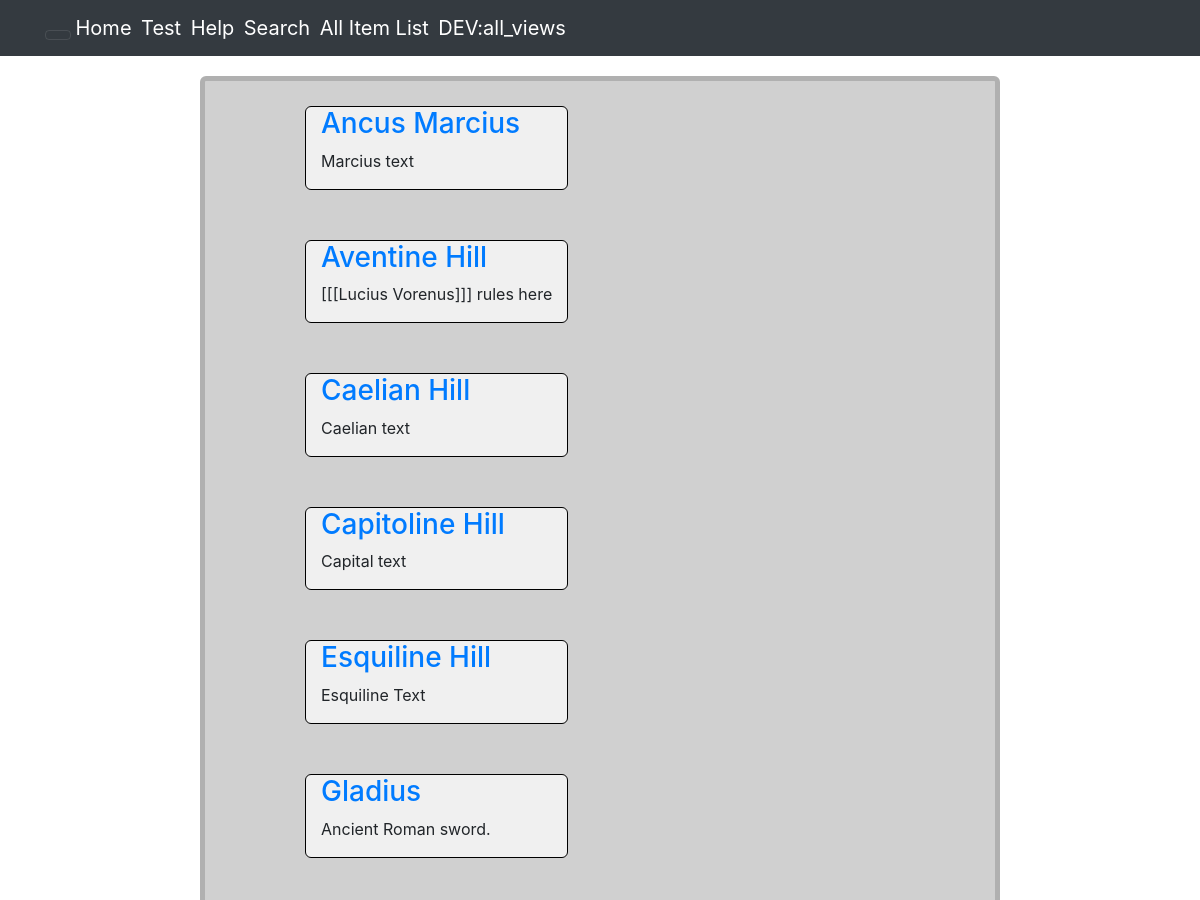
/notesfromxml/portal/History/ (upper part), run on an earlier commit of the app's database.
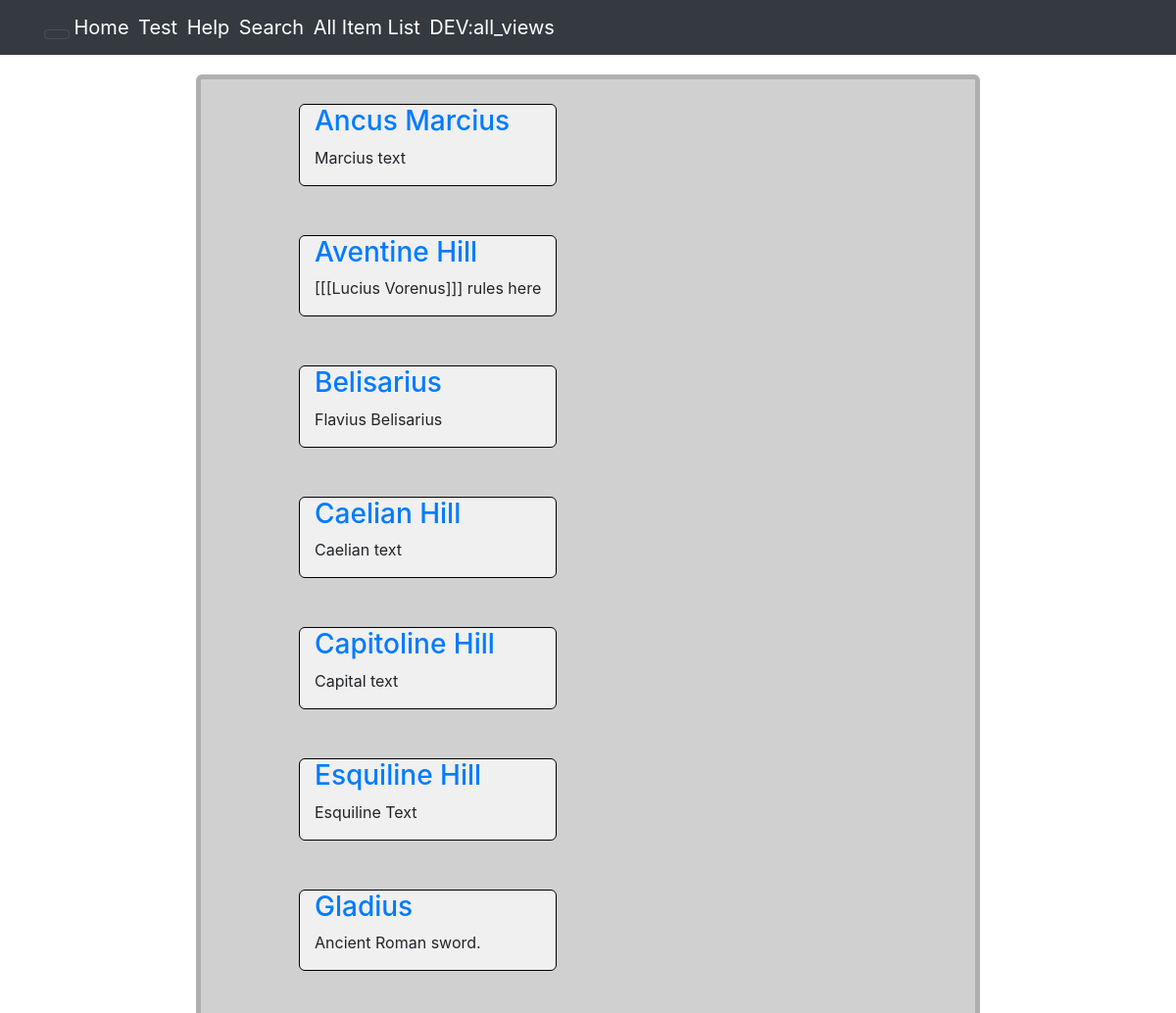
And on a later commit of the database.
### notesfromxml/models.py (models this page shows, shortened)
class Document(models.Model):
    document_name = models.TextField()
    document_text = models.TextField()
    document_image = models.ImageField(blank=True)  # This allows only 1 image for each document.

### notesfromxml/views.py (the view)
# urls.py: path('portal/<str:tag>/', views.display_portal, name='display_portal'),
def display_portal(request, tag):
    portal_docs = Document.objects.filter(tagmap__tag__tag_name=tag).order_by('document_name')
    return render(request, 'notesfromxml/display-portal.html',
                  {'documents': portal_docs})

### notesfromxml/templates/notesfromxml/display-portal.html (shortened to what this page needs)
{% extends 'notesfromxml/base.html' %}
{% load static %}
{% load app_filters %}
{% block nav-style %}mkt-nav{% endblock nav-style %}
{% block head_css_page %}
    <link href="{% static 'notesfromxml/css/display-portal.css' %}" rel="stylesheet" media="screen">
{% endblock head_css_page %}
{% block content %}
    <div class="row">
        {% for doc in documents %}
            <div class="document_wrapper col-md-4">
                <h3><a href="{% url 'notesfromxml:display_doc' doc.document_name %}">{{ doc.document_name }}</a></h3>
                <p>{{ doc.document_text| safe| truncatewords_html:50}}</p>
            </div>
        {% endfor %}
    </div>
{% endblock content %}

What changed in the data, as far as the page shows it:
added Document: document_name "Belisarius", document_text "Flavius Belisarius"
